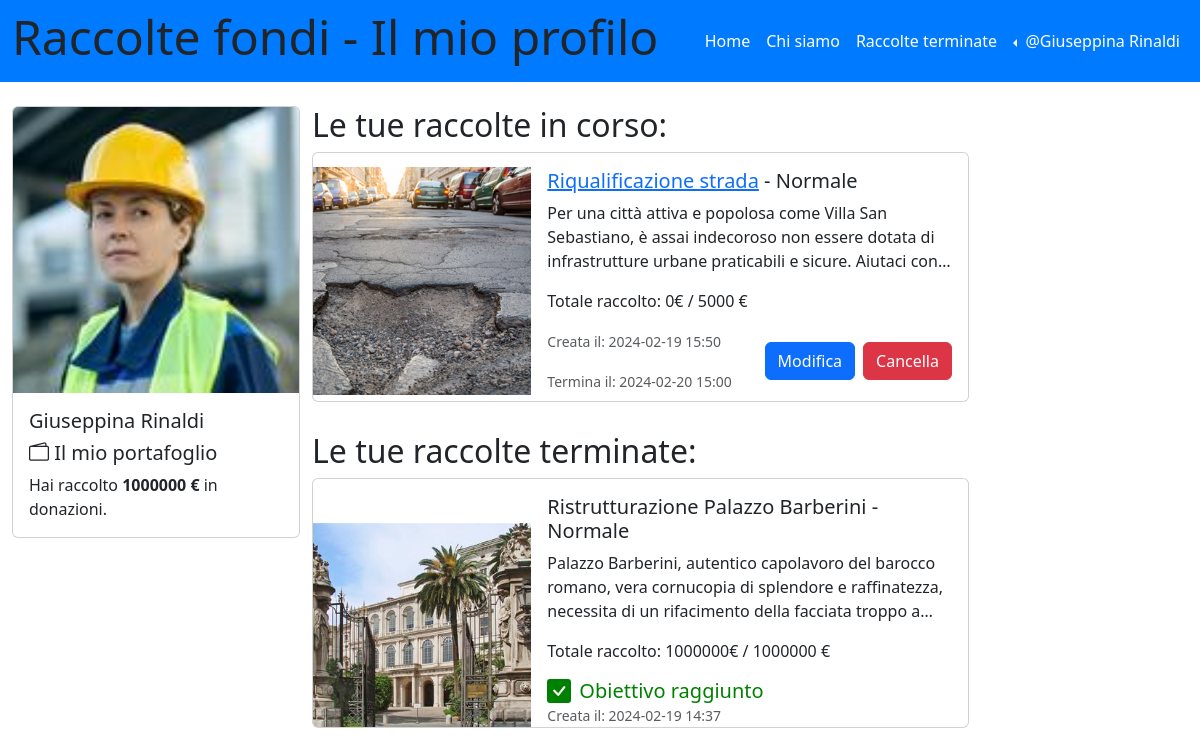
Screenshot of /le_mie_raccolte (signed in) with the database file from the repository.
### tables this page shows
CREATE TABLE "utenti" (
	"id_utente"	INTEGER UNIQUE,
	"email"	TEXT NOT NULL UNIQUE,
	"password"	TEXT NOT NULL UNIQUE,
	"nome"	TEXT NOT NULL,
	"cognome"	TEXT NOT NULL,
	"immagine_utente"	TEXT,
	"portafoglio"	NUMERIC,
	PRIMARY KEY("id_utente" AUTOINCREMENT)
);

CREATE TABLE "raccolte" (
	"id_raccolta"	INTEGER NOT NULL UNIQUE,
	"nome_raccolta"	TEXT NOT NULL,
	"descrizione"	TEXT,
	"immagine"	TEXT,
	"data_creazione"	TEXT,
	"data_termine"	TEXT,
	"cifra_attuale"	NUMERIC,
	"cifra_da_raggiungere"	NUMERIC,
	"tipo_raccolta"	TEXT,
	"organizzatore_raccolta"	INTEGER,
	"importo_minimo"	NUMERIC,
	"status"	TEXT DEFAULT 'attiva',
	"aggiornata"	TEXT DEFAULT 'no',
	"importo_massimo"	NUMERIC, tipo_modificabile TEXT,
	PRIMARY KEY("id_raccolta" AUTOINCREMENT),
	FOREIGN KEY("organizzatore_raccolta") REFERENCES "utenti"("id_utente")
);

### app.py (the view)
@app.route('/le_mie_raccolte')
@login_required
def le_mie_raccolte():
    now = datetime.now()  # Get the current date and time
    data_e_ora_oggi = now.strftime("%Y-%m-%d %H:%M")
    data_oggi = now.date()
    data_massima = (now + timedelta(days=14)).date()
    id_utente = current_user.id_utente
    raccolte_utente_db = raccolte_dao.get_raccolta_by_id_utente(id_utente)
    return render_template('le_mie_raccolte.html', raccolte_utente = raccolte_utente_db, oggi=data_e_ora_oggi, minimo=data_oggi, massimo=data_massima)

### app.py (called while the page is built)
@app.before_request
def update_before_request():
    app.logger.info('Inizio update_status_e_portafoglio')
    try:
        raccolte_dao.update_status_e_portafoglio()
        app.logger.info('Fine update_status_e_portafoglio')
        raccolte_dao.update_tipo_modificabile()
        app.logger.info('Fine update_tipo_modificabile')
    except Exception as e:
        print('Error during update:', str(e))

@login_manager.user_loader
def load_user(user_id):
    db_user = utenti_dao.get_user_by_id(user_id)
    if db_user is not None:
        user = User(id_utente=db_user['id_utente'], nome=db_user['nome'], cognome=db_user['cognome'], email=db_user['email'], password=db_user['password'], immagine_utente=db_user['immagine_utente'], portafoglio=db_user['portafoglio'])
    else:
        user = None
    return user

### raccolte_dao.py (called while the page is built)
def get_raccolta_by_id_utente(id_utente):
    conn = sqlite3.connect('db/raccolte_fondi.db')
    conn.row_factory = sqlite3.Row
    cursor = conn.cursor()
    sql = 'SELECT * FROM raccolte WHERE raccolte.organizzatore_raccolta = ? ORDER BY data_creazione DESC'
    cursor.execute(sql, (id_utente,))
    raccolte_utente = cursor.fetchall()
    cursor.close()
    conn.close()
    return raccolte_utente

def update_tipo_modificabile():
    conn = sqlite3.connect('db/raccolte_fondi.db')
    conn.row_factory = sqlite3.Row
    cursor = conn.cursor()
    success = False
    now = datetime.now()
    cinque_minuti_fa = now - timedelta(minutes=5)
    try:
        sql_aggiorna_tipo_modificabile = '''
            UPDATE raccolte
            SET tipo_modificabile = "no"
            WHERE data_creazione <= ? AND tipo_modificabile = "si"
        '''
        cursor.execute(sql_aggiorna_tipo_modificabile, (cinque_minuti_fa.strftime("%Y-%m-%d %H:%M"),))
        conn.commit()
        success = True
        print("Aggiornamento 'tipo_modificabile' completato con successo.")
    except Exception as e:
        print('Errore durante l\'aggiornamento del campo "tipo_modificabile":', e)
        conn.rollback()
    finally:
        conn.close()
    return success

### utenti_dao.py (called while the page is built)
def get_user_by_id(id):
    conn = sqlite3.connect('db/raccolte_fondi.db')
    conn.row_factory = sqlite3.Row
    cursor = conn.cursor()
    sql = 'SELECT * FROM utenti WHERE id_utente = ?'
    cursor.execute(sql, (id,))
    user = cursor.fetchone()
    cursor.close()
    conn.close()
    return user

### templates/le_mie_raccolte.html (shortened to what this page needs)
{% extends "base.html" %}
{% block page_name%}Il mio profilo{%endblock%}
{% block content %}
<div class="container">
    <div class="row">
        <div class="col-lg-3">
            <aside id="myaside">
                <div class="card" style="width: 18rem;">
                    {% if current_user.immagine_utente %}
                    <img src="{{ url_for('static', filename=current_user.immagine_utente) }}" class="card-img-top" alt="Immagine dell'utente">
                    {% else %}
                    <img src="{{ url_for('static', filename='no_immagine_utente.jpg') }}" class="card-img-top" alt="Immagine di default dell'utente">
                    {% endif %}
                    <div class="card-body">
                        <h5 class="card-title">{{ current_user.nome }} {{ current_user.cognome }}</h5>
                        <h5 class="card-title"><i class="bi bi-wallet2"></i> Il mio portafoglio</h5>
                        <p class="card-text">Hai raccolto <strong>{{ current_user.portafoglio }} €</strong> in donazioni.</p>
                    </div>
                </div>
            </aside>
        </div>
<main class="col-lg-9">
            <div class="col-9">
                <h2>Le tue raccolte in corso:</h2>
                {% for raccolta in raccolte_utente %}
                    {% if raccolta.status == "attiva" %}
                        <div class="card mb-4 fixed-height-card" >
                            <div class="row g-0">
                                    <div class="col-md-4 card-img-container">
                                    {% if raccolta.immagine %}
                                    <a href="{{ url_for('singola_raccolta', id=raccolta.id_raccolta) }}">
                                        <img src="{{ url_for('static', filename=raccolta.immagine) }}" class="img-fluid rounded-start" alt="Questa è l'immagine della raccolta {{ raccolta.nome_raccolta | e }}">
                                    </a>
                                    {% else %}
                                    <a href="{{ url_for('singola_raccolta', id=raccolta.id_raccolta) }}">
                                        <img src="{{ url_for('static', filename='no_immagine_raccolta.jpg') }}" class="img-fluid rounded-start" alt="La raccolta {{ raccolta.nome_raccolta | e }} non ha immagine">
                                    </a>
                                    {% endif %}
                                    </div>
                                <div class="col-md-8">
                                    <div class="card-body">
                                        <h5 class="card-title">
                                            <a href="{{ url_for('singola_raccolta', id=raccolta.id_raccolta) }}">{{ raccolta.nome_raccolta | e }}</a>
                                            - {% if raccolta.tipo_raccolta == 'lampo' %} Lampo
                                            {% else %} Normale
                                            {% endif %}
                                        </h5>
                                        <p class="card-text descrizione-card">{{ raccolta.descrizione }}</p>
                                        <p class="card-text">Totale raccolto: {{ raccolta.cifra_attuale }}€ / {{ raccolta.cifra_da_raggiungere }} €</p>
                                        <div class="d-flex justify-content-between">
                                            <div>
                                                {% if raccolta.tipo_raccolta == 'lampo' %}
                                                    <p class="card-text"><small class="text-muted">Creata alle ore: {{ raccolta.data_creazione.split(' ')[1] }}</small></p>
                                                    <p class="card-text"><small class="text-muted">Termina alle ore: {{ raccolta.data_termine.split(' ')[1] }}</small></p>
                                                {% else %}
                                                    <p class="card-text"><small class="text-muted">Creata il: {{ raccolta.data_creazione }}</small></p>
                                                    <p class="card-text"><small class="text-muted">Termina il: {{ raccolta.data_termine }}</small></p>
                                                {% endif %}
                                            </div>
                            <div class="d-flex align-items-center">
                                <button type="button" class="btn btn-primary me-2" data-bs-toggle="modal" data-bs-target="#createModal">
                                    Modifica
                                </button>
                                            <form action="{{ url_for('cancella_raccolta', id_raccolta=raccolta.id_raccolta) }}" method="POST" onsubmit="return confirm('Sei sicuro di voler cancellare questa raccolta?');">
                                                <button type="submit" class="btn btn-danger">Cancella</button>
                                            </form>
                                            </div>
                                        </div>
                                    </div>
                                </div>
                            </div>
                        </div>
                        {% endif %}
                    {% endfor %}
                        <h2>Le tue raccolte terminate:</h2>
                        {% for raccolta in raccolte_utente %}
                            {% if raccolta.status == "terminata" %}
                                <div class="card mb-4 fixed-height-card">
                                    <div class="row g-0">
                                            <div class="col-md-4 card-img-container">
                                                {% if raccolta.immagine %}
                                                <img src="{{ url_for('static', filename=raccolta.immagine) }}" class="img-fluid rounded-start" alt="Questa è l'immagine della raccolta {{ raccolta.nome_raccolta | e }}">
                                                {% else %}
                                                <img src="{{ url_for('static', filename='no_immagine_raccolta.jpg') }}" class="img-fluid rounded-start" alt="Questa è l'immagine della raccolta {{ raccolta.nome_raccolta | e }}">
                                                {% endif %}
                                            </div>
                                        <div class="col-md-8">
                                            <div class="card-body">
                                                <h5 class="card-title">
                                                    {{ raccolta.nome_raccolta | e }}
                                                    - {% if raccolta.tipo_raccolta == 'lampo' %} Lampo
                                                    {% else %} Normale
                                                    {% endif %}
                                                </h5>
                                                <p class="card-text descrizione-card">{{ raccolta.descrizione }}</p>
                                                <p class="card-text">Totale raccolto: {{ raccolta.cifra_attuale }}€ / {{ raccolta.cifra_da_raggiungere }} €</p>
                                                <div class="d-flex align-items-center">
                                                {% if raccolta.cifra_attuale >= raccolta.cifra_da_raggiungere %}
                                                    <h5 class="raccolte_terminate_successo mb-0">Obiettivo raggiunto</h5>
                                                {% endif %}
                                                </div>
                                                <p class="card-text"><small class="text-muted">Creata il: {{ raccolta.data_creazione }}</small></p>
                                            </div>
                                        </div>
                                    </div>
                                </div>
                            {% endif %}
                        {% endfor %}
                    </div>
                </div>
            </div>
    </div>
</div>
{% endblock %}

### templates/base.html (shortened to what this page needs)
<!doctype html>
<html lang="en">
<head>
  <link href="https://cdn.jsdelivr.net/npm/bootstrap@5.3.2/dist/css/bootstrap.min.css" rel="stylesheet"
>
  <link rel="stylesheet" href="https://cdn.jsdelivr.net/npm/bootstrap-icons@1.11.2/font/bootstrap-icons.min.css">
  <link rel="stylesheet" href="{{ url_for('static', filename='style.css') }}">
</head>
<body>
  <header id="myheader">
    <nav class="navbar navbar-dark navbar-expand-lg mynavbar">
      <div class="container-fluid">
        <h1 class="display-5">Raccolte fondi - {% block page_name %}{% endblock %}</h1>
        <div class="collapse navbar-collapse" id="navbarSupportedContent">
          <ul class="navbar-nav ms-auto">
            <li class="nav-item">
              <a class="nav-link {%block home_active%}{% endblock %}" aria-current="page" href="/">Home</a>
            </li>
            <li class="nav-item">
              <a class="nav-link {%block about_active%}{% endblock %}" href="{{ url_for('about') }}">Chi siamo</a>
            </li>
            <li class="nav-item">
                <a class="nav-link {%block raccolte_terminate_active%}{% endblock %}" href="{{ url_for('raccolte_terminate') }}">Raccolte terminate</a>
              </li>
            {% if current_user.is_authenticated %}
            <li class="nav-item dropdown dropstart">
              <a class="nav-link dropdown-toggle" href="#" role="button" data-bs-toggle="dropdown"
                aria-expanded="false">
                @{{current_user.nome}} {{current_user.cognome}}
              </a>
            </li>
            {% else %}
            <li class="nav-item">
              <a class="nav-link {%block signup_active%}{% endblock %}" aria-current="page"
                href="{{ url_for('iscriviti') }}">Registrati</a>
            </li>
            {% endif %}
          </ul>
        </div>
      </div>
    </nav>
  </header>
  <div class="container-fluid mt-4">
    <div class="row">
      {%block content %}{% endblock %}
</body>
</html>

### static/style.css (style rules this page uses)
.mynavbar { background-color: #007bff; }
.navbar-dark .navbar-nav .nav-link { color: white; }
.d-flex.align-items-center { align-items: center; }
.fixed-height-card { height: 250px; overflow: hidden; }
.card-img-container img { height: 100%; width: 100%; object-fit: contain; object-position: center; }
.raccolte_terminate_successo { color:green }
.descrizione-card { display: -webkit-box; -webkit-line-clamp: 3; -webkit-box-orient: vertical; overflow: hidden; text-overflow: ellipsis; }
.fixed-height-card { display: flex; flex-direction: column; }
.card-body { flex: 1; display: flex; flex-direction: column; justify-content: space-between; }

### rows the page displays
utenti: nome "Giuseppina", cognome "Rinaldi", immagine_utente (picture), portafoglio "1000000"
raccolte: immagine (picture), nome_raccolta "Riqualificazione strada", tipo_raccolta "Normale", descrizione "Per una città attiva e popolosa come Villa San Sebastiano, è assai indecoroso non essere dotata di infrastrutture urbane praticabili e sicure. Aiutaci…", cifra_attuale "0", cifra_da_raggiungere "5000", data_creazione "2024-02-19 15:50", data_termine "2024-02-20 15:00"
raccolte: immagine (picture), nome_raccolta "Ristrutturazione Palazzo Barberini", tipo_raccolta "Normale", descrizione "Palazzo Barberini, autentico capolavoro del barocco romano, vera cornucopia di splendore e raffinatezza, necessita di un rifacimento della facciata troppo…", cifra_attuale "1000000", cifra_da_raggiungere "1000000", shows "Obiettivo raggiunto", data_creazione "2024-02-19 14:37"
